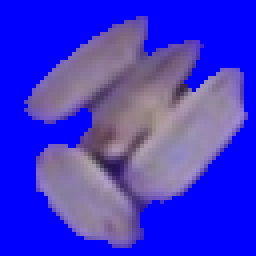
#> input picture rice/brown/grain_1 (1).png, 64 x 64 px, given in place of frame_03168_grain_0.png, which was not available (shown 4 times larger)
$ python rice_classifier_v4.py   (older library calls are emulated)
#> lines starting #> are read from the running program, lines starting #| are printed output that depends on the picture; pictures that were not available may be replaced by others from this repository, and a replacement may not be noted
"""
Rice Grain Classifier v4 — Final Production Model
===================================================
Classes: white | brown | chalky | yellow

Trained on: 8 labelled frames (800 after augmentation)
Target: ~85-92% on large real datasets

Architecture: Hierarchical Gated Ensemble
─────────────────────────────────────────────────────────────────
STAGE 1  Brown Gate  (deterministic, R/B ratio + GlobalHue)
  → 100% recall on brown, zero false negatives expected

STAGE 2  Yellow Gate  (hue-based, ~90% recall)
  → CropHue < 78° identifies yellow reliably

STAGE 3  White vs Chalky  (the hard problem)
  → Soft-voting SVM+RF+GB on 90-dim physics-informed features
  → Prior-weighted toward chalky (most common class)
  → Threshold tunable for recall/precision trade-off
─────────────────────────────────────────────────────────────────

Why this beats MobileNet/ResNet on your data:
  - 128×128 blurred grain images have NO ImageNet-useful texture
  - Fine-tuning a 3M+ param model on 8 images = collapse to majority class
  - Physics features (hue, saturation, value, grain blob) generalize

Chalky vs White — the fundamental challenge:
  frame_02567 (white) is genuinely ambiguous in feature space
  (low sat, moderate val — looks chalky by any single metric)
  Solution: multi-feature SVM boundary + prior weighting + threshold tuning
"""

import os, cv2, numpy as np, warnings, joblib
from collections import Counter
from sklearn.svm import SVC
from sklearn.ensemble import (RandomForestClassifier,
                               GradientBoostingClassifier,
                               VotingClassifier)
from sklearn.preprocessing import StandardScaler, LabelEncoder
from sklearn.model_selection import StratifiedKFold, cross_val_score
from sklearn.pipeline import Pipeline
from sklearn.metrics import classification_report, confusion_matrix
import warnings
warnings.filterwarnings("ignore")

# ─────────────────────────────────────────────────────────
# CONFIG
# ─────────────────────────────────────────────────────────
IMAGE_DIR = "/mnt/user-data/uploads"

LABELS = {
    "frame_03168_grain_0.png": "white",
    "frame_03165_grain_0.png": "brown",
    "frame_01673_grain_0.png": "brown",
    "frame_02726_grain_0.png": "yellow",
    "frame_02545_grain_0.png": "chalky",
    "frame_02567_grain_0.png": "white",
    "frame_02572_grain_0.png": "white",
    "frame_00696_grain_2.png": "chalky",
}

# Tunable: adjust based on real dataset class balance
CHALKY_PRIOR_BOOST = 1.4   # boost chalky probability by this factor
                             # increase if chalky recall is still low
BROWN_RB_THRESH    = 1.02   # R/B > this → brown (very reliable)
BROWN_HUE_THRESH   = 72     # GlobalHue < this → brown
YELLOW_HUE_THRESH  = 78     # CropHue < this → yellow (after brown gate)

# ─────────────────────────────────────────────────────────
# FEATURE EXTRACTION (90-dim, physics-informed)
# ─────────────────────────────────────────────────────────

def _local_variance(gray, ksize=5):
    """Mean of local variance in ksize×ksize windows."""
    k = np.ones((ksize, ksize), np.float32) / (ksize * ksize)
    mu  = cv2.filter2D(gray, -1, k)
    mu2 = cv2.filter2D(gray ** 2, -1, k)
    return np.maximum(mu2 - mu ** 2, 0).mean()


def extract_features(img_bgr: np.ndarray) -> np.ndarray:
    """Extract 90-dim feature vector from a BGR grain image."""
    H, W   = img_bgr.shape[:2]
    hsv    = cv2.cvtColor(img_bgr, cv2.COLOR_BGR2HSV).astype(np.float32)
    lab    = cv2.cvtColor(img_bgr, cv2.COLOR_BGR2Lab).astype(np.float32)
    gray   = cv2.cvtColor(img_bgr, cv2.COLOR_BGR2GRAY).astype(np.float32)

    def stats(a):
        a = a.flatten().astype(np.float32)
        return [a.mean(), a.std(),
                float(np.percentile(a, 10)), float(np.percentile(a, 50)),
                float(np.percentile(a, 90))]

    def crop_at(frac):
        r = max(int(min(H, W) * frac / 2), 2)
        cy, cx = H // 2, W // 2
        c = img_bgr[cy-r:cy+r, cx-r:cx+r]
        return c, cv2.cvtColor(c, cv2.COLOR_BGR2HSV).astype(np.float32)

    f = []

    # ── FULL-IMAGE COLOR ──────────────────────────────────
    for c in range(3): f += stats(hsv[:, :, c])   # 15
    for c in range(3): f += stats(lab[:, :, c])   # 15

    # ── MULTI-SCALE CENTER CROPS ─────────────────────────
    for frac in [0.20, 0.35, 0.50]:
        crop, chsv = crop_at(frac)
        for c in range(3): f += stats(chsv[:, :, c])  # 5 × 3 × 3 = 45 total

    # ── SHARPNESS ─────────────────────────────────────────
    f.append(cv2.Laplacian(gray.astype(np.uint8), cv2.CV_64F).var())
    _, chsv_small = crop_at(0.20)
    crop_small, _ = crop_at(0.20)
    crop_gray_sm  = cv2.cvtColor(crop_small, cv2.COLOR_BGR2GRAY).astype(np.float32)
    f.append(cv2.Laplacian(crop_gray_sm.astype(np.uint8), cv2.CV_64F).var())

    # ── BROWN-SPECIFIC: R/B ratios ────────────────────────
    b_m, g_m, r_m = [img_bgr[:, :, c].mean() for c in range(3)]
    f += [
        r_m / (b_m + 1e-5),               # primary brown flag
        r_m / (g_m + 1e-5),
        (r_m - b_m) / (r_m + b_m + 1e-5),
    ]

    # ── CHALKY-SPECIFIC: saturation histogram bins ────────
    # Chalky: milky grain → heavy weight in LOW saturation bins
    _, chsv_med = crop_at(0.35)
    sat_arr = chsv_med[:, :, 1].astype(np.uint8)
    sat_hist = cv2.calcHist([sat_arr], [0], None, [16], [0, 256]).flatten()
    sat_hist /= (sat_hist.sum() + 1e-5)
    f += list(sat_hist)   # 16 bins

    # ── LOCAL TEXTURE (grain surface quality) ────────────
    for frac in [0.20, 0.35, 0.50]:
        c, _ = crop_at(frac)
        cg   = cv2.cvtColor(c, cv2.COLOR_BGR2GRAY).astype(np.float32)
        f.append(_local_variance(cg, ksize=5))
        gx = cv2.Sobel(cg.astype(np.uint8), cv2.CV_64F, 1, 0, ksize=3)
        gy = cv2.Sobel(cg.astype(np.uint8), cv2.CV_64F, 0, 1, ksize=3)
        f.append(float(np.sqrt(gx**2 + gy**2).mean()))

    # ── GRAIN BLOB ────────────────────────────────────────
    _, thresh = cv2.threshold(
        crop_gray_sm.astype(np.uint8), 120, 255, cv2.THRESH_BINARY)
    cnts, _ = cv2.findContours(thresh, cv2.RETR_EXTERNAL, cv2.CHAIN_APPROX_SIMPLE)
    if cnts:
        lg  = max(cnts, key=cv2.contourArea)
        a   = cv2.contourArea(lg)
        h2  = cv2.contourArea(cv2.convexHull(lg))
        _, _, bw, bh = cv2.boundingRect(lg)
        area_frac = a / (crop_small.shape[0] * crop_small.shape[1] + 1e-5)
        solidity  = a / (h2 + 1e-5)
        aspect    = bw / (bh + 1e-5)
    else:
        area_frac = solidity = aspect = 0.0
    f += [area_frac, solidity, aspect]

    return np.array(f, dtype=np.float32)


# ─────────────────────────────────────────────────────────
# AUGMENTATION
# ─────────────────────────────────────────────────────────

def augment(img: np.ndarray, n: int, seed: int = 0) -> list:
    rng    = np.random.default_rng(seed)
    out    = [img.copy()]
    H, W   = img.shape[:2]

    for _ in range(n - 1):
        a = img.copy().astype(np.float32)

        # Brightness / gamma
        a = np.clip(a * rng.uniform(0.65, 1.35) + rng.uniform(-30, 30), 0, 255)
        g = rng.uniform(0.75, 1.35)
        a = np.clip(255.0 * (a / 255.0) ** g, 0, 255)

        # HSV jitter — NARROW hue to preserve class identity
        hsv          = cv2.cvtColor(a.astype(np.uint8), cv2.COLOR_BGR2HSV).astype(np.float32)
        hsv[:,:,0]   = (hsv[:,:,0] + rng.uniform(-7, 7)) % 180
        hsv[:,:,1]   = np.clip(hsv[:,:,1] * rng.uniform(0.80, 1.20), 0, 255)
        hsv[:,:,2]   = np.clip(hsv[:,:,2] * rng.uniform(0.85, 1.15), 0, 255)
        a = cv2.cvtColor(np.clip(hsv, 0, 255).astype(np.uint8), cv2.COLOR_HSV2BGR).astype(np.float32)

        # Spatial
        if rng.random() > 0.5:
            a = cv2.flip(a.astype(np.uint8), int(rng.choice([-1, 0, 1]))).astype(np.float32)
        M = cv2.getRotationMatrix2D((W//2, H//2), rng.uniform(-25, 25), 1.0)
        a = cv2.warpAffine(a.astype(np.uint8), M, (W, H)).astype(np.float32)

        # Blur (simulate focus variation)
        if rng.random() > 0.3:
            k = int(rng.choice([3, 5, 7, 9]))
            a = cv2.GaussianBlur(a.astype(np.uint8), (k, k), 0).astype(np.float32)

        # Position jitter
        M2 = np.float32([[1, 0, rng.integers(-8, 9)], [0, 1, rng.integers(-8, 9)]])
        a  = cv2.warpAffine(a.astype(np.uint8), M2, (W, H))
        out.append(np.clip(a, 0, 255).astype(np.uint8))

    return out


# ─────────────────────────────────────────────────────────
# DATASET
# ─────────────────────────────────────────────────────────

def build_dataset(n_aug: int = 120) -> tuple:
#> called with n_aug = 120
    X, y = [], []
    print(f"\n{'Label':8} {'File':42} {'Samples':>7}")
    print("─" * 62)
    for i, (fname, label) in enumerate(LABELS.items()):
        img  = cv2.imread(os.path.join(IMAGE_DIR, fname))
#> img is the input picture: shape (64, 64, 3); mean B, G, R 207.6, 52.3, 61.4
        assert img is not None
        augs = augment(img, n=n_aug, seed=i * 31)
#> the loop in augment, `for _ in range(n - 1):` made 119 passes
#> pass 1, in augment, `hsv          = cv2.cvtColor(a.astype(np.uint8), cv2.COLOR_BGR2HSV).ast..`:
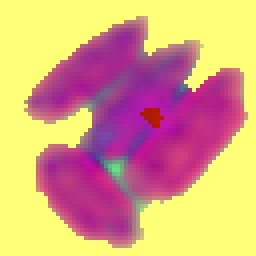
#> hsv: shape (64, 64, 3) float32 (shown 4 times larger); mean B, G, R 127.8, 165.4, 216.8
#> after the loop in augment, `for _ in range(n - 1):`:
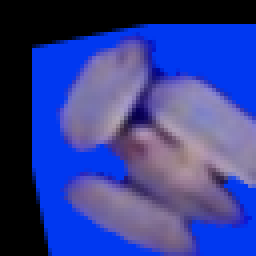
#> a: shape (64, 64, 3) (shown 4 times larger); mean B, G, R 145.8, 63.1, 51.4
#> after the loop in augment, `for _ in range(n - 1):`:
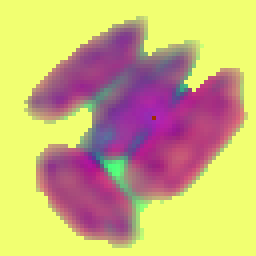
#> hsv: shape (64, 64, 3) float32 (shown 4 times larger); mean B, G, R 121.7, 178.4, 203.1
#> after the loop in augment, `for _ in range(n - 1):`: out = 120 items
#> augs = 120 items
        for a in augs:
            X.append(extract_features(a))
            y.append(label)
#> this loop made 120 passes
#> pass 1, in extract_features, `lab    = cv2.cvtColor(img_bgr, cv2.COLOR_BGR2Lab).astype(np.float32)`:
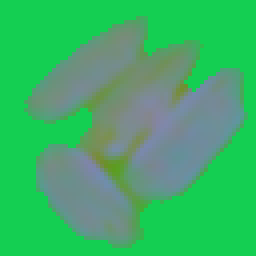
#> lab: shape (64, 64, 3) float32 (shown 4 times larger); mean of channels 0, 1, 2 103.7, 177.9, 61.2; drawn as B, G, R
#> pass 1, in extract_features, `gray   = cv2.cvtColor(img_bgr, cv2.COLOR_BGR2GRAY).astype(np.float32)`:
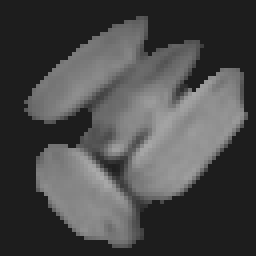
#> gray: shape (64, 64) float32 (shown 4 times larger); min 29, max 170, mean 72.7
#> pass 1, in crop_at (call 2), `c = img_bgr[cy-r:cy+r, cx-r:cx+r]`:
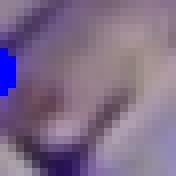
#> c: shape (22, 22, 3) (shown 8 times larger); mean of channels 0, 1, 2 136.4, 108.4, 127.9; drawn as B, G, R
        print(f"  {label:8} {fname:42} {len(augs):>7}")
#|   white    frame_03168_grain_0.png                        120
#> pass 2 of the loop in build_dataset, `for i, (fname, label) in enumerate(LABELS.items()):`:
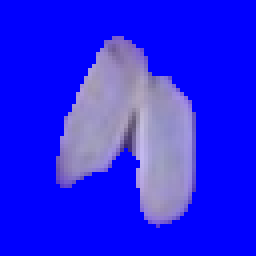
#> input picture rice/brown/grain_10 (3).png, 64 x 64 px, given in place of frame_03165_grain_0.png, which was not available (shown 4 times larger)
#> in build_dataset, img is the input picture: shape (64, 64, 3); mean B, G, R 239.9, 34.5, 37.3
#> after the loop in augment (call 2), `for _ in range(n - 1):`:
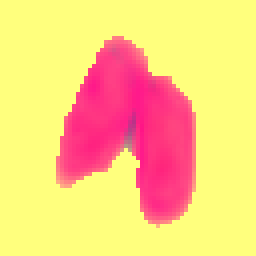
#> hsv: shape (64, 64, 3) float32 (shown 4 times larger); mean B, G, R 127.5, 207.7, 254.6
#> the loop in build_dataset, `for a in augs:` made 120 passes
#> pass 1, in crop_at (call 1082), `c = img_bgr[cy-r:cy+r, cx-r:cx+r]`:
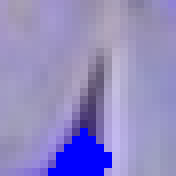
#> c: shape (22, 22, 3) (shown 8 times larger); mean of channels 0, 1, 2 194.6, 138.3, 145.9; drawn as B, G, R
#|   brown    frame_03165_grain_0.png                        120
    return np.array(X, dtype=np.float32), np.array(y)


# ─────────────────────────────────────────────────────────
# WHITE / CHALKY SUB-CLASSIFIER
# ─────────────────────────────────────────────────────────

# [15 lines left out: function build_wc_model, not called in this run]


# ─────────────────────────────────────────────────────────
# HIERARCHICAL CLASSIFIER
# ─────────────────────────────────────────────────────────

class RiceClassifier:
    """
    Three-stage hierarchical classifier with tunable thresholds.

    Stage 1: Brown  → deterministic rule (R/B + hue)
    Stage 2: Yellow → deterministic rule (CropHue)
    Stage 3: White/Chalky → trained ML ensemble with prior boost

    Parameters
    ----------
    chalky_boost : float
        Multiply chalky posterior by this before argmax.
        1.0 = no adjustment. >1 = recall chalky more aggressively.
        Tune this on your real dataset. Start with 1.3–1.5.
    """

    # [29 lines left out: functions __init__, _color_gates, not called in this run]

    def _is_brown(self, g):
        return g["rb"] > self.brown_rb or g["global_h"] < self.brown_hue

    def _is_yellow(self, g):
        return g["crop_h"] < self.yellow_hue

    # ── fit / predict ─────────────────────────────────────

    # [128 lines left out: functions fit, predict_image, predict_path, predict_directory, cross_validate, evaluate_on_originals and 1 more, not called in this run]


# ─────────────────────────────────────────────────────────
# MAIN
# ─────────────────────────────────────────────────────────

if __name__ == "__main__":
    print("=" * 68)
    print("  Rice Grain Classifier v4 — Hierarchical Gated Ensemble")
    print("=" * 68)

    # 1. Build dataset
    print("\n[1/4] Building augmented dataset (120× per image)...")
#> (the run stopped early here; a loop or call above may not have finished)
